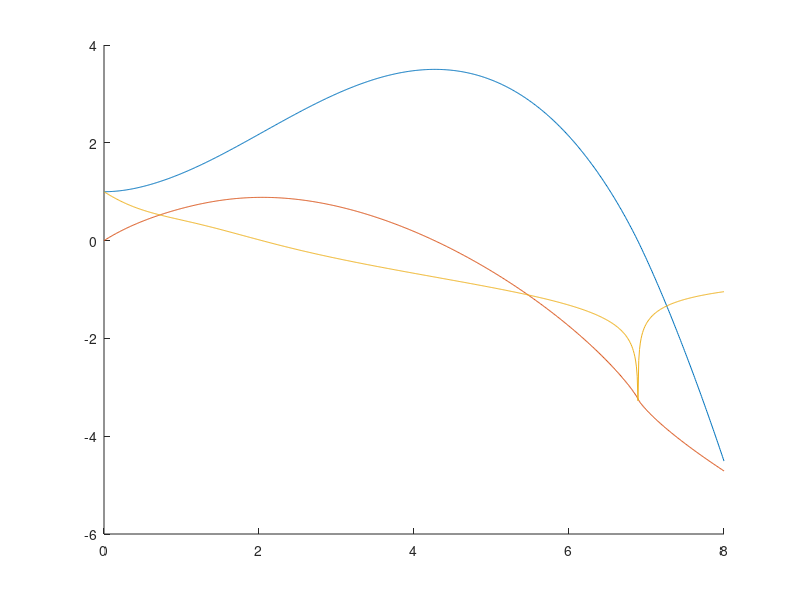

This chart was generated by the following MATLAB code:
clear all;
clear variables;
clc;
close all;

%% fonctions
f=@(t,y,z,w)(z);
g=@(t,y,z,w)(w);
L=@(t,y,z,w)(t*exp(-t^2)-1/y);
%% initialisation
tmin= 0;
tmax= 8;
h=0.01; % pas de calcul
t=tmin:h:tmax;
y=zeros(size(t)); 
z=zeros(size(t));
w=zeros(size(t));
y(1) = 1;
z(1) = 0;
w(1) = 1;
%% boucle iterative
for k=1: (tmax-tmin)/h
    y(k+1) = y(k) + h*f(t(k),y(k),z(k),w(k));
    z(k+1) = z(k) + h*g(t(k),y(k),z(k),w(k));
    w(k+1) = w(k) + h*L(t(k),y(k),z(k),w(k));
end
figure(1);hold on;
plot(t,y)
plot(t,z)
plot(t,w)
